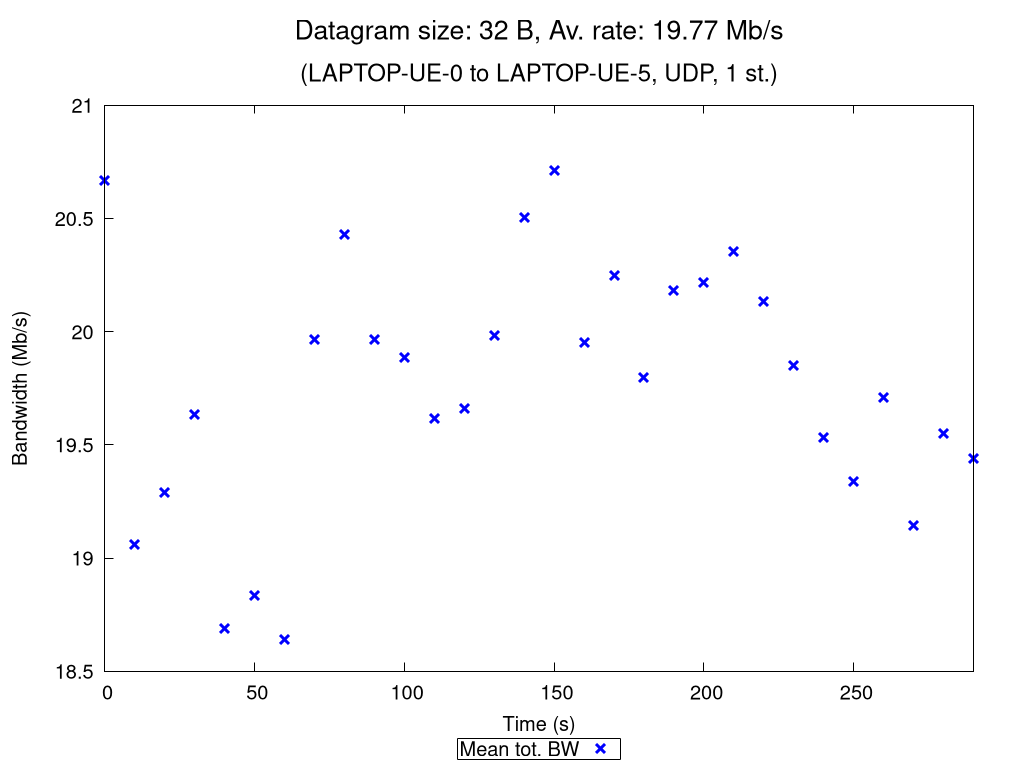

Generate this figure with gnuplot:
set terminal pngcairo nocrop enhanced size 1024,768 font "Verdana,15"
set output "UDP_1_st_2020_10_12_15-41-54_one2two_00032B.png"

set title "{/=20 Datagram size: 32 B, Av. rate: 19.77 Mb/s}\n\n{/=18 (LAPTOP-UE-0 to LAPTOP-UE-5, UDP, 1 st.)}"

set xlabel "Time (s)"
set ylabel "Bandwidth (Mb/s)"
set ytics nomirror
set key bmargin center horizontal box samplen 1 width -1
set bmargin 4.6
set rmargin 4.5

rf = 1000000.0  # rate factor
set style fill transparent solid 0.2 noborder
set autoscale xfix
plot "UDP_1_st_2020_10_12_15-41-54_one2two_00032B_iperf_processed.dat" using 1:($2/rf-$3/rf):($2/rf+$3/rf) with filledcurves lc rgb "blue" notitle, \
     "" using 1:($2/rf) with points pt 2 ps 1.5 lw 3 lc rgb "blue" title "Mean tot. BW", \
